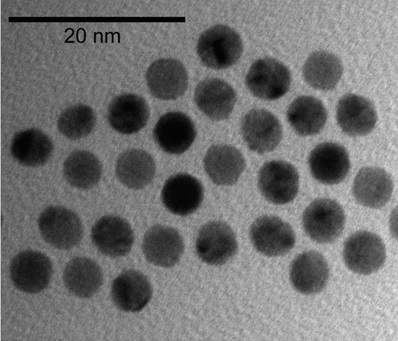
#> input picture images/sample_test.jpg, 398 x 341 px
$ python get_particle_distribution_histogram.py --image images/sample_test.jpg --width 20   (older library calls are emulated)
#> lines starting #> are read from the running program, lines starting #| are printed output that depends on the picture; after the words box and inside, x2 and y2 are one past the last pixel; in counts of white or black regions, pixels touching at a corner belong together

# import the necessary packages
from scipy.spatial import distance as dist
from imutils import perspective
from imutils import contours
import numpy as np
import argparse
import imutils
import cv2
import matplotlib.pyplot as plt

def midpoint(ptA, ptB):
	return ((ptA[0] + ptB[0]) * 0.5, (ptA[1] + ptB[1]) * 0.5)

def drawHistogram(dataSet):
	print(int(round(max(dataSet))))
	plt.hist(dataSet, int(round(max(dataSet))))
	plt.xlabel('Value',fontsize=15)
	plt.ylabel('Frequency',fontsize=15)
	plt.show()


# construct the argument parse and parse the arguments
ap = argparse.ArgumentParser()
ap.add_argument("-i", "--image", required=True,
	help="path to the input image")
ap.add_argument("-w", "--width", type=float, required=True,
	help="width of the left-most object in the image (in inches)")
args = vars(ap.parse_args())

# load the image, convert it to grayscale, and blur it slightly
image = cv2.imread(args["image"])
#> image is the input picture: shape (341, 398, 3); min 0, max 237, mean 112.6
gray = cv2.cvtColor(image, cv2.COLOR_BGR2GRAY)
gray = cv2.GaussianBlur(gray, (7, 7), 0)

# perform edge detection, then perform a dilation + erosion to
# close gaps in between object edges
edged = cv2.Canny(gray, 50, 100)
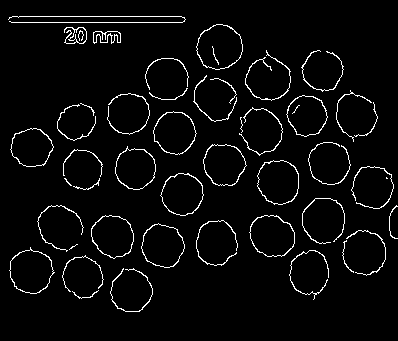
#> edged: shape (341, 398); 4% white in thin lines or dots, all inside (x1, y1, x2, y2) = (8, 16, 398, 312)
edged = cv2.dilate(edged, None, iterations=1)
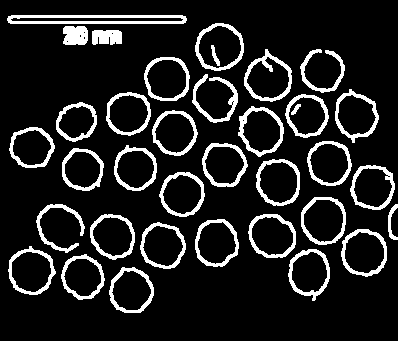
#> edged: shape (341, 398); 12.8% white; 36 white regions, largest, box (x1, y1, x2, y2) and area: (7, 15, 187, 24) 1091, (244, 49, 292, 102) 605, (238, 106, 284, 157) 566
edged = cv2.erode(edged, None, iterations=1)
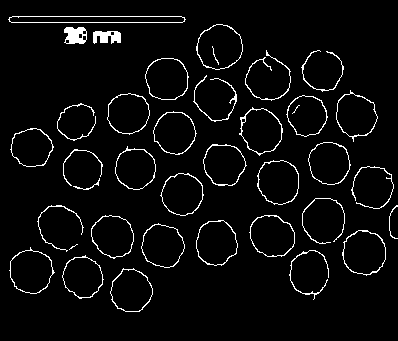
#> edged: shape (341, 398); 4.3% white in thin lines or dots, all inside (x1, y1, x2, y2) = (8, 16, 398, 312)

# find contours in the edge map
cnts = cv2.findContours(edged.copy(), cv2.RETR_EXTERNAL,
	cv2.CHAIN_APPROX_SIMPLE)
#> cnts = 36 contours, 3 with area under 20; largest, box (x1, y1, x2, y2) and area: (196, 24, 243, 70) 1589, (342, 230, 386, 276) 1508, (9, 247, 55, 294) 1466, (257, 160, 299, 205) 1456, (249, 215, 295, 257) 1450
cnts = imutils.grab_contours(cnts)

# sort the contours from left-to-right and initialize the
# 'pixels per metric' calibration variable
(cnts, _) = contours.sort_contours(cnts)
pixelsPerMetric = None

dataSet = []
# loop over the contours individually
for c in cnts:
	# if the contour is not sufficiently large, ignore it
	cntrArea = cv2.contourArea(c)
	if cntrArea < 10:
		continue

	showContr = cv2.drawContours(gray, c, -1, (0,255,0), 3)
	cv2.destroyAllWindows()
	cv2.imshow("Contour with Area " + str(cntrArea) , showContr)
	cv2.waitKey(0)

	# compute the rotated bounding box of the contour
	orig = image.copy()
	box = cv2.minAreaRect(c)
	box = cv2.cv.BoxPoints(box) if imutils.is_cv2() else cv2.boxPoints(box)
	box = np.array(box, dtype="int")

	# order the points in the contour such that they appear
	# in top-left, top-right, bottom-right, and bottom-left
	# order, then draw the outline of the rotated bounding
	# box
	box = perspective.order_points(box)
	cv2.drawContours(orig, [box.astype("int")], -1, (0, 255, 0), 2)

	# loop over the original points and draw them
	for (x, y) in box:
		cv2.circle(orig, (int(x), int(y)), 5, (0, 0, 255), -1)

	# unpack the ordered bounding box, then compute the midpoint
	# between the top-left and top-right coordinates, followed by
	# the midpoint between bottom-left and bottom-right coordinates
	(tl, tr, br, bl) = box
	(tltrX, tltrY) = midpoint(tl, tr)
	(blbrX, blbrY) = midpoint(bl, br)

	# compute the midpoint between the top-left and top-right points,
	# followed by the midpoint between the top-righ and bottom-right
	(tlblX, tlblY) = midpoint(tl, bl)
	(trbrX, trbrY) = midpoint(tr, br)

	# draw the midpoints on the image
	cv2.circle(orig, (int(tltrX), int(tltrY)), 5, (255, 0, 0), -1)
	cv2.circle(orig, (int(blbrX), int(blbrY)), 5, (255, 0, 0), -1)
	cv2.circle(orig, (int(tlblX), int(tlblY)), 5, (255, 0, 0), -1)
	cv2.circle(orig, (int(trbrX), int(trbrY)), 5, (255, 0, 0), -1)

	# draw lines between the midpoints
	cv2.line(orig, (int(tltrX), int(tltrY)), (int(blbrX), int(blbrY)),
		(255, 0, 255), 2)
	cv2.line(orig, (int(tlblX), int(tlblY)), (int(trbrX), int(trbrY)),
		(255, 0, 255), 2)

	# compute the Euclidean distance between the midpoints
	dA = dist.euclidean((tltrX, tltrY), (blbrX, blbrY))
	dB = dist.euclidean((tlblX, tlblY), (trbrX, trbrY))

	# if the pixels per metric has not been initialized, then
	# compute it as the ratio of pixels to supplied metric
	# (in this case, inches)
	if pixelsPerMetric is None:
		pixelsPerMetric = dB / args["width"]

	# compute the size of the object
	dimA = dA / pixelsPerMetric
	dimB = dB / pixelsPerMetric

	# draw the object sizes on the image
	cv2.putText(orig, "{:.1f} nm".format(dimA),
		(int(tltrX - 15), int(tltrY - 10)), cv2.FONT_HERSHEY_SIMPLEX,
		0.65, (255, 255, 255), 2)
	cv2.putText(orig, "{:.1f} nm".format(dimB),
		(int(trbrX + 10), int(trbrY)), cv2.FONT_HERSHEY_SIMPLEX,
		0.65, (255, 255, 255), 2)


	# Find mean
	mean = (dimA + dimB) / 2
	dataSet.append(mean)
#> this loop made 36 passes
#> (cntrArea, tl, tr, br, bl, tltrX, tltrY, blbrX) on pass 1: (1044, [8, 16], [185, 16], [185, 22], [8, 22], 96.5, 16, 96.5)
#> (cntrArea, tl, tr, br, bl, tltrX, tltrY, blbrX) on passes 2 to 7: (1465.5, [19, 241], [59, 261], [39, 300], [0, 280], 39, 251, 19.5), (1222.5, [10, 128], [53, 128], [53, 166], [10, 166], 31.5, 128, 31.5), (36.5, [48, 197], [88, 219], [69, 255], [29, 233], 68, 208, 49), (37, [51, 111], [89, 99], [100, 131], [62, 143], 70, 105, 81), (1259, [76, 248], [110, 271], [87, 304], [53, 280], 93, 259.5, 70), (31.5, [56, 154], [95, 142], [105, 174], [66, 186], 75.5, 148, 85.5)
#> pass 2, `showContr = cv2.drawContours(gray, c, -1, (0,255,0), 3)`:
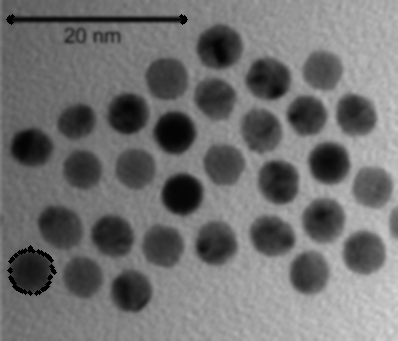
#> showContr: shape (341, 398); min 0, max 215, mean 112.2
#> pass 3, `showContr = cv2.drawContours(gray, c, -1, (0,255,0), 3)`:
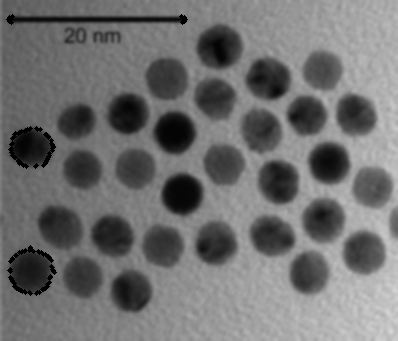
#> showContr: shape (341, 398); 0.33% of pixels changed, all inside (x1, y1, x2, y2) = (8, 126, 56, 169)
#> after the loop:
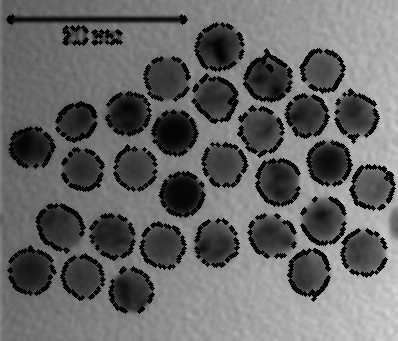
#> gray: shape (341, 398); min 0, max 215, mean 101.1

#Draw histogram
drawHistogram(dataSet)
#| 10
#> in drawHistogram, `plt.show()`:
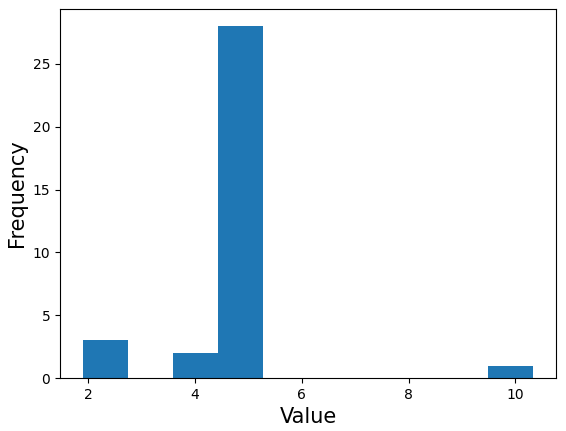
#> figure drawn by matplotlib, 1 panel; tallest bar 28 high, from x = 4.43 to 5.27


#Call python get_particle_distribution_histogram.py --image images/sample_test.jpg --width 20

$ run again, with images/sample_2.jpg copied over images/sample_test.jpg
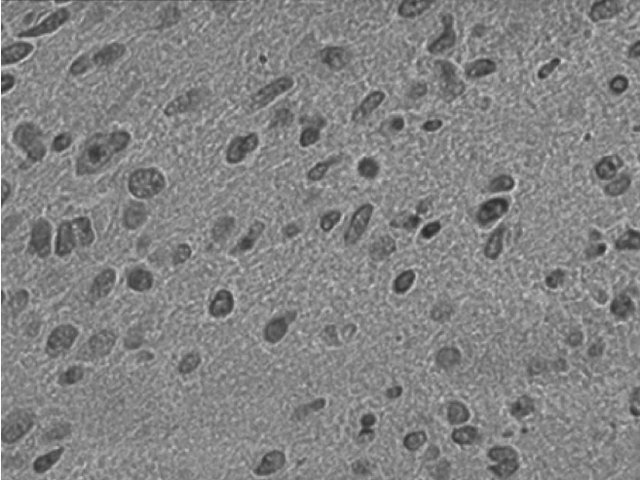
#> input picture images/sample_2.jpg, 640 x 480 px
#> image is the input picture: shape (480, 640, 3); min 39, max 255, mean 131.8
#> `edged = cv2.erode(edged, None, iterations=1)`:
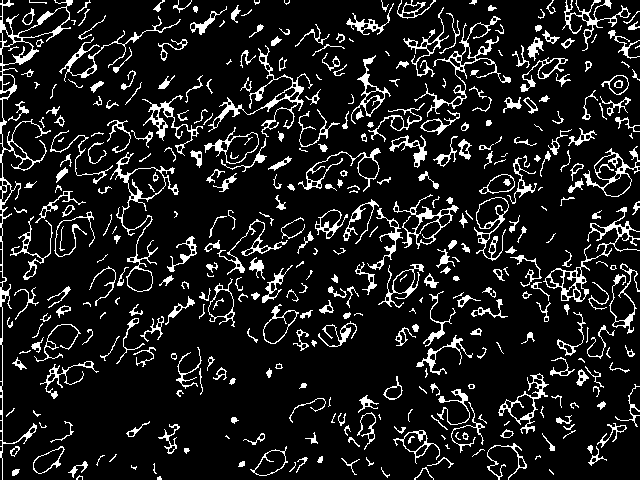
#> edged: shape (480, 640); 11.7% white in thin lines or dots
#> cnts = 391 contours, 177 with area under 20; largest, box (x1, y1, x2, y2) and area: (0, 0, 73, 480) 2758, (110, 152, 179, 292) 1798, (543, 207, 640, 302) 1292, (583, 146, 640, 197) 1148, (393, 194, 459, 249) 949
#> the loop `for c in cnts:` made 391 passes
#> (cntrArea, tl, tr, br, bl, tltrX, tltrY, blbrX) on pass 1: (2758, [0, 0], [71, 0], [71, 478], [0, 478], 35.5, 0, 35.5)
#| 77
#> in drawHistogram, `plt.show()`:
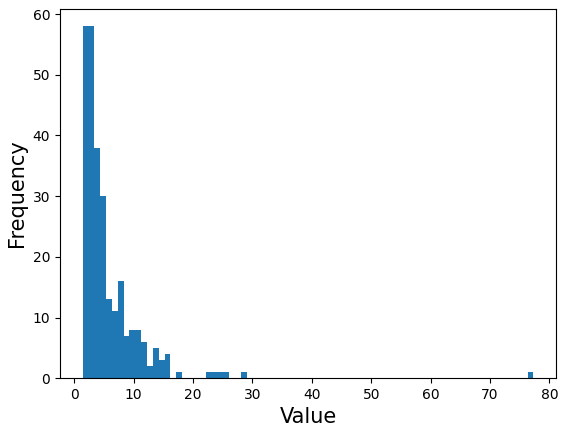
#> figure drawn by matplotlib, 1 panel

$ run again, with images/sample_4.jpg copied over images/sample_test.jpg
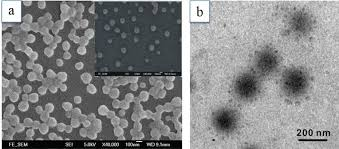
#> input picture images/sample_4.jpg, 339 x 149 px
#> image is the input picture: shape (149, 339, 3); mean B, G, R 133.8, 133.3, 132.2
#> `edged = cv2.erode(edged, None, iterations=1)`:
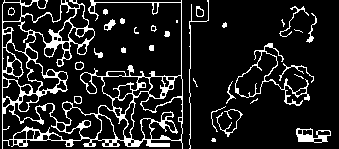
#> edged: shape (149, 339); 13.5% white in thin lines or dots
#> cnts = 30 contours, 15 with area under 20; largest, box (x1, y1, x2, y2) and area: (2, 0, 183, 149) 14575, (235, 43, 310, 106) 1153, (296, 128, 331, 143) 328, (104, 19, 116, 31) 60, (196, 6, 204, 17) 58
#> the loop `for c in cnts:` made 30 passes
#> (cntrArea, tl, tr, br, bl, tltrX, tltrY, blbrX) on pass 1: (14575, [2, 0], [182, 0], [182, 148], [2, 148], 92, 0, 92)
#> after the loop `for c in cnts:`: dataSet = [18.22, 0.778, 0.889, 0.907, 0.5, 1.11, 0.5, 0.5, 0.5, 0.611, 0.556, 9.28, 0.944, 2.67, 0.498, 1.73, 7.35, 2.87, 3.06, 2.62, 2.01]; pixelsPerMetric = 9
#| 18
#> in drawHistogram, `plt.show()`:
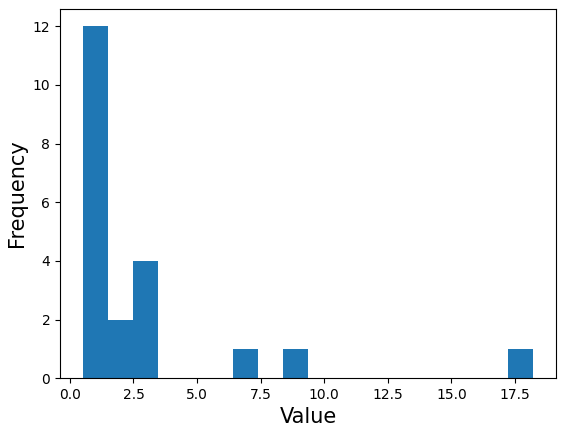
#> figure drawn by matplotlib, 1 panel; tallest bar 12 high, from x = 0.498 to 1.48
